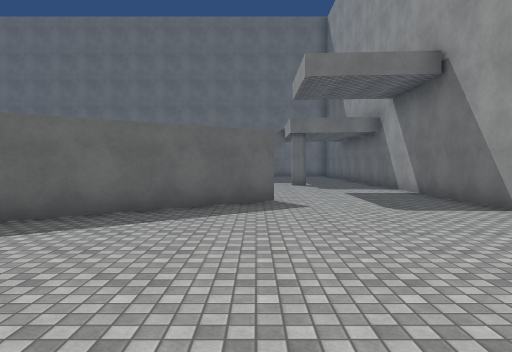
[1] (above)

23 first-person views from a walk through a Unity game level. The camera is 1.5 m above the floor, tilts 2° down and sees 70° across. The floor is counted in squares, 2 m on a side. Each view is taken from the middle of a square. On the plan, view 1 faces up. The plan holds only what a view shows up to about 11 squares ahead; the rest is blank. The place goes on beyond the plan. The player is left out. Some surface patterns are stand-ins.

[2]
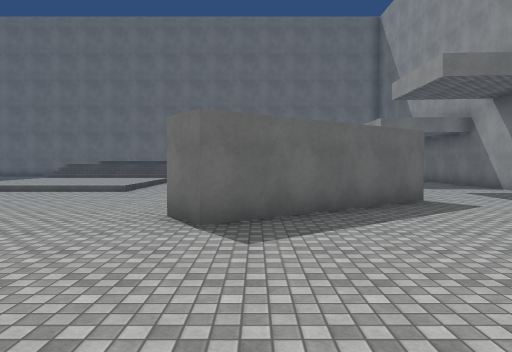

[3]
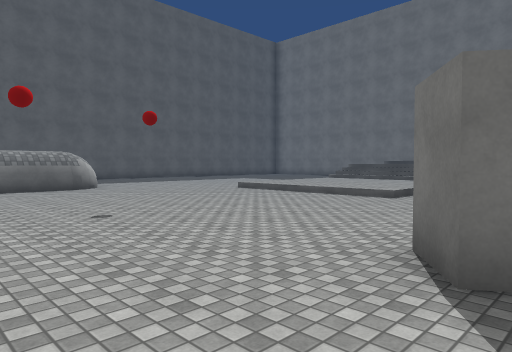

[4]
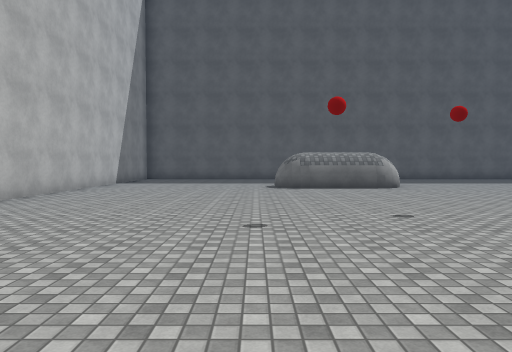

[5]
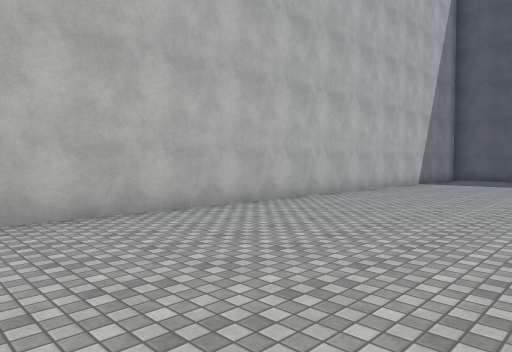

[6]
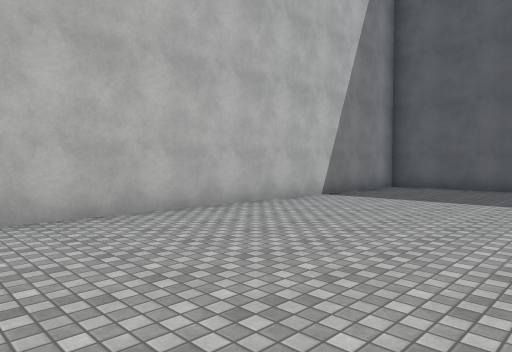

[7]
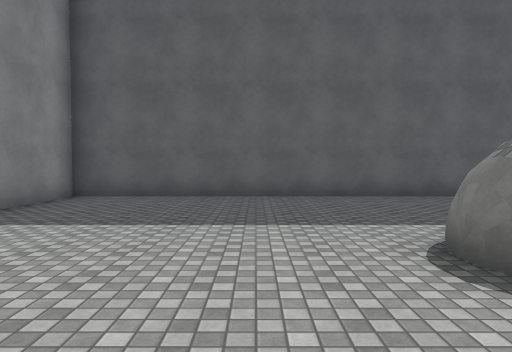

[8]
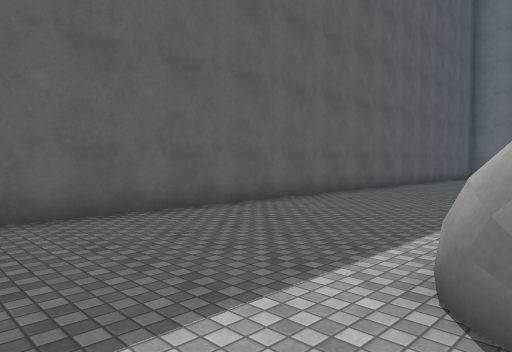

[9]
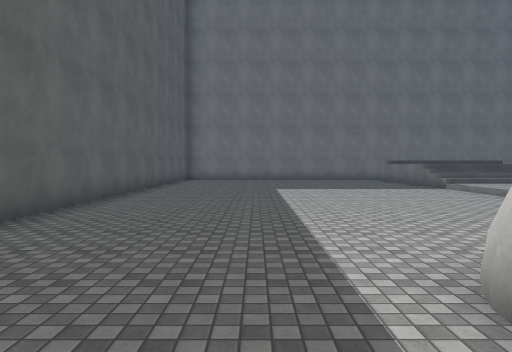

[10]
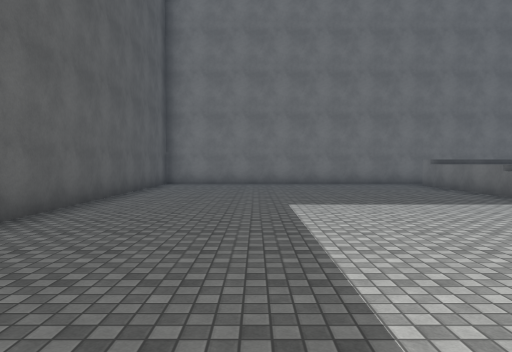

[11]
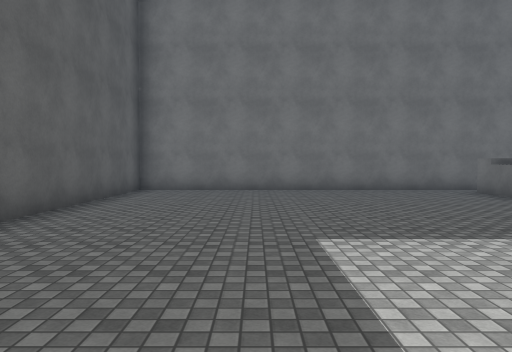

[12]
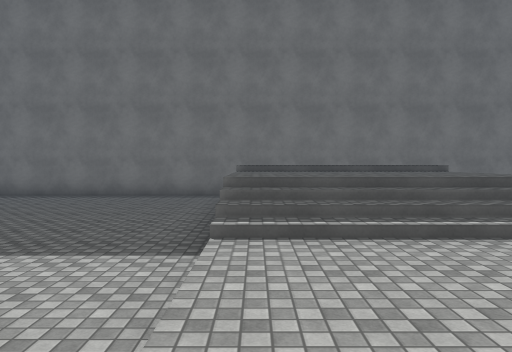

[13]
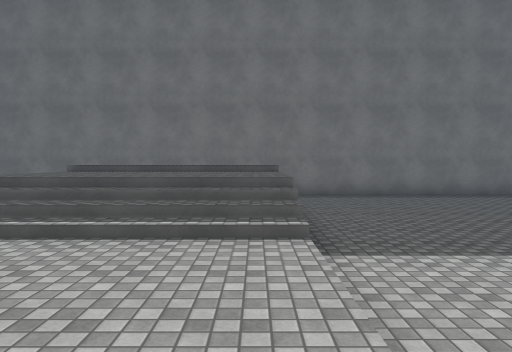

[14]
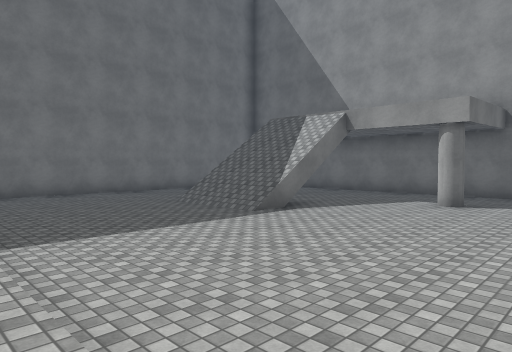

[15]
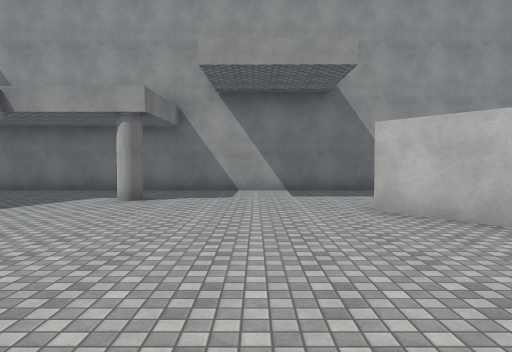

[16]
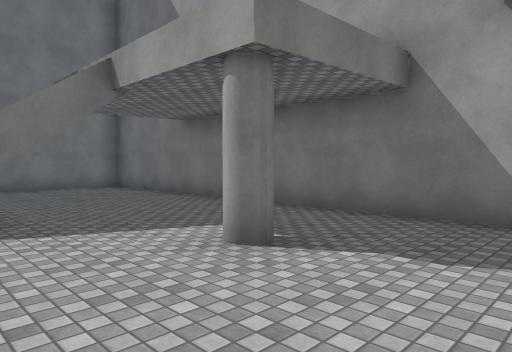

[17]
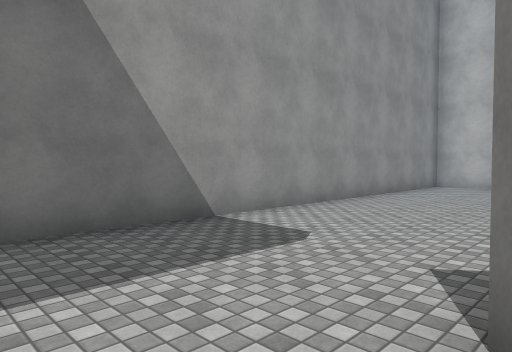

[18]
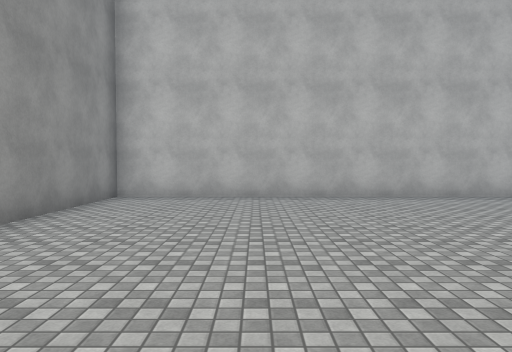

[19]
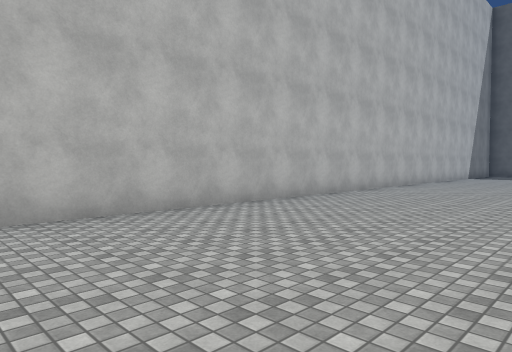

[20]
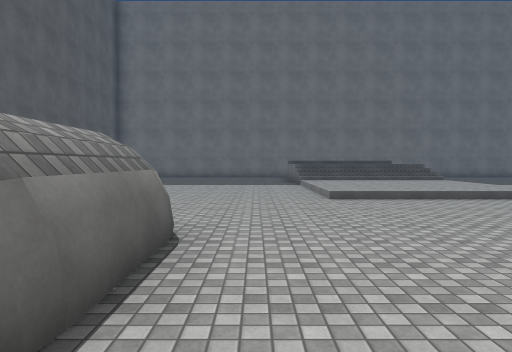

[21]
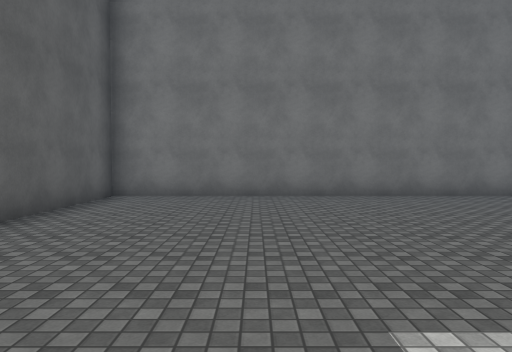

[22]
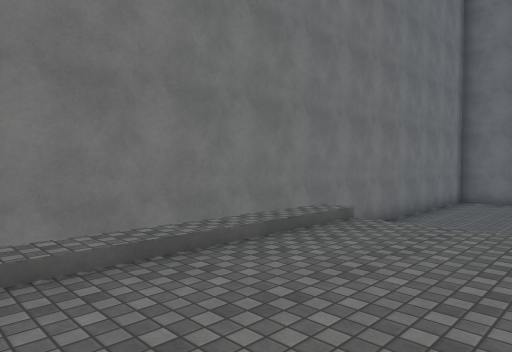

[23]
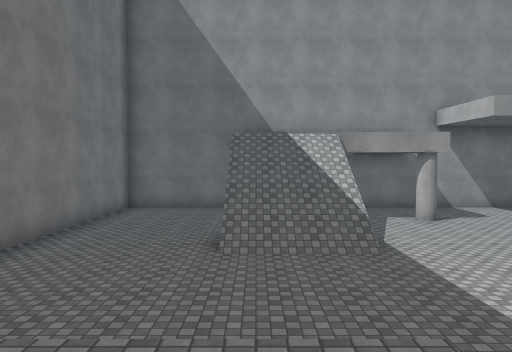

### Floor plan
Key: @ floor where view 1 was taken; # wall or solid block; . main floor; : floor 0.25 m higher than the main floor; + floor 1.5 m higher than the main floor; / step, stairs or slope.
Columns run from 21 left of view 1 to 4 right of it. Each row starts with its distance up from view 1.
 22 ##########################
 21 #..........    ..........#
 20 #........./////..........#
 19 #.........+++++..........#
 18 #.........+++++..........#
 17 #.........+++++....///...#
 16 #........./////....///...#
 15 #........./////....// ...#
 14 #.........:::::..........#
 13 #.........:::::.......#..#
 12 #.........:::::..........#
 11 #.........:::::..........#
 10 #.........:::::..........#
  9 #........................#
  8 #....................#...#
  7 #................  .##...#
  6 #.....##..........###....#
  5 #..... #.........##......#
  4 #..... #.................#
  3 #.....##.................#
  2 #........................#
  1 #........................#
  0 #....................@...#
 -1 #........................#
 -2 #........................#
 -3 #........................#
 -4 ##########################

Where each view was taken, in squares from view 1:
view 1: 0 up, 0 right, facing up
view 2: 0 up, 3 left, facing up
view 3: 2 up, 3 left, facing up-left
view 4: 2 up, 3 left, facing left
view 5: 2 up, 3 left, facing down-left
view 6: 2 up, 9 left, facing down-left
view 7: 1 up, 12 left, facing left
view 8: 1 up, 15 left, facing up-left
view 9: 4 up, 17 left, facing up
view 10: 8 up, 17 left, facing up
view 11: 11 up, 17 left, facing up
view 12: 11 up, 11 left, facing up
view 13: 11 up, 7 left, facing up
view 14: 10 up, 7 left, facing up-right
view 15: 10 up, 6 left, facing right
view 16: 10 up, 1 left, facing up-right
view 17: 9 up, 0 right, facing down-right
view 18: 5 up, 1 right, facing down
view 19: 2 up, 3 right, facing down-left
view 20: 2 up, 13 left, facing up
view 21: 13 up, 17 left, facing up
view 22: 17 up, 11 left, facing up-right
view 23: 17 up, 8 left, facing right
